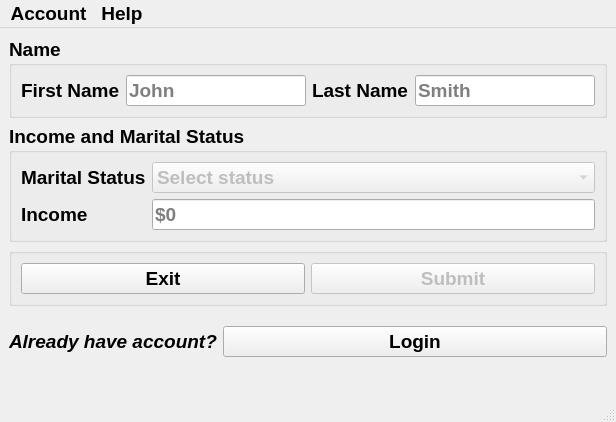
<?xml version="1.0" encoding="UTF-8"?>
<ui version="4.0">
 <class>MainWindow</class>
 <widget class="QMainWindow" name="MainWindow">
  <property name="geometry">
   <rect>
    <x>0</x>
    <y>0</y>
    <width>616</width>
    <height>422</height>
   </rect>
  </property>
  <property name="maximumSize">
   <size>
    <width>16777215</width>
    <height>16777215</height>
   </size>
  </property>
  <property name="font">
   <font>
    <pointsize>14</pointsize>
    <bold>true</bold>
   </font>
  </property>
  <property name="windowTitle">
   <string>TaxiCal</string>
  </property>
  <property name="windowIcon">
   <iconset resource="../Icons/TaxiCal_Icons.qrc">
    <normaloff>:/Main/T.png</normaloff>:/Main/T.png</iconset>
  </property>
  <property name="tabShape">
   <enum>QTabWidget::TabShape::Rounded</enum>
  </property>
  <property name="unifiedTitleAndToolBarOnMac">
   <bool>true</bool>
  </property>
  <widget class="QWidget" name="centralwidget">
   <layout class="QFormLayout" name="formLayout_2">
    <item row="0" column="0" colspan="2">
     <widget class="QGroupBox" name="gb_Name">
      <property name="font">
       <font>
        <pointsize>14</pointsize>
        <bold>true</bold>
       </font>
      </property>
      <property name="title">
       <string>Name</string>
      </property>
      <layout class="QHBoxLayout" name="horizontalLayout">
       <item>
        <widget class="QLabel" name="lb_FirstName">
         <property name="font">
          <font>
           <pointsize>14</pointsize>
           <bold>true</bold>
          </font>
         </property>
         <property name="text">
          <string>First Name</string>
         </property>
        </widget>
       </item>
       <item>
        <widget class="QLineEdit" name="le_FirstName">
         <property name="placeholderText">
          <string>John</string>
         </property>
        </widget>
       </item>
       <item>
        <widget class="QLabel" name="lb_LastName">
         <property name="font">
          <font>
           <pointsize>14</pointsize>
           <bold>true</bold>
          </font>
         </property>
         <property name="text">
          <string>Last Name</string>
         </property>
        </widget>
       </item>
       <item>
        <widget class="QLineEdit" name="le_LastName">
         <property name="text">
          <string/>
         </property>
         <property name="placeholderText">
          <string>Smith</string>
         </property>
        </widget>
       </item>
      </layout>
     </widget>
    </item>
    <item row="1" column="0" colspan="2">
     <widget class="QGroupBox" name="gb_IncomeAndStatus">
      <property name="font">
       <font>
        <pointsize>14</pointsize>
        <bold>true</bold>
       </font>
      </property>
      <property name="title">
       <string>Income and Marital Status</string>
      </property>
      <layout class="QFormLayout" name="formLayout">
       <item row="0" column="0">
        <widget class="QLabel" name="lb_MaritalStatus">
         <property name="text">
          <string>Marital Status</string>
         </property>
        </widget>
       </item>
       <item row="0" column="1">
        <widget class="QComboBox" name="cb_Status">
         <property name="enabled">
          <bool>false</bool>
         </property>
         <item>
          <property name="text">
           <string>Select status</string>
          </property>
         </item>
         <item>
          <property name="text">
           <string>Single</string>
          </property>
         </item>
         <item>
          <property name="text">
           <string>Married (Joint Account)</string>
          </property>
         </item>
         <item>
          <property name="text">
           <string>Married (No Joint Account)</string>
          </property>
         </item>
        </widget>
       </item>
       <item row="1" column="0">
        <widget class="QLabel" name="lb_Income">
         <property name="text">
          <string>Income</string>
         </property>
        </widget>
       </item>
       <item row="1" column="1">
        <widget class="QLineEdit" name="le_Income">
         <property name="placeholderText">
          <string>$0</string>
         </property>
        </widget>
       </item>
      </layout>
     </widget>
    </item>
    <item row="2" column="0" colspan="2">
     <widget class="QGroupBox" name="groupBox">
      <property name="title">
       <string/>
      </property>
      <layout class="QGridLayout" name="gridLayout">
       <item row="0" column="0">
        <widget class="QPushButton" name="pb_Exit">
         <property name="font">
          <font>
           <pointsize>14</pointsize>
           <bold>true</bold>
          </font>
         </property>
         <property name="text">
          <string>Exit</string>
         </property>
         <property name="icon">
          <iconset resource="../Icons/TaxiCal_Icons.qrc">
           <normaloff>:/Buttons/Cross.png</normaloff>:/Buttons/Cross.png</iconset>
         </property>
        </widget>
       </item>
       <item row="0" column="1">
        <widget class="QPushButton" name="pb_Submit">
         <property name="enabled">
          <bool>false</bool>
         </property>
         <property name="font">
          <font>
           <pointsize>14</pointsize>
           <bold>true</bold>
          </font>
         </property>
         <property name="text">
          <string>Submit</string>
         </property>
         <property name="icon">
          <iconset resource="../Icons/TaxiCal_Icons.qrc">
           <normaloff>:/Buttons/submit.png</normaloff>:/Buttons/submit.png</iconset>
         </property>
         <property name="default">
          <bool>true</bool>
         </property>
        </widget>
       </item>
      </layout>
     </widget>
    </item>
    <item row="3" column="0" colspan="2">
     <spacer name="verticalSpacer">
      <property name="orientation">
       <enum>Qt::Orientation::Vertical</enum>
      </property>
      <property name="sizeHint" stdset="0">
       <size>
        <width>20</width>
        <height>40</height>
       </size>
      </property>
     </spacer>
    </item>
    <item row="4" column="0">
     <widget class="QLabel" name="lb_LoginQuestion">
      <property name="font">
       <font>
        <pointsize>14</pointsize>
        <italic>true</italic>
        <bold>true</bold>
       </font>
      </property>
      <property name="text">
       <string>Already have account?</string>
      </property>
     </widget>
    </item>
    <item row="4" column="1">
     <widget class="QPushButton" name="pb_Login">
      <property name="font">
       <font>
        <pointsize>14</pointsize>
        <bold>true</bold>
       </font>
      </property>
      <property name="text">
       <string>Login</string>
      </property>
      <property name="icon">
       <iconset resource="../Icons/TaxiCal_Icons.qrc">
        <normaloff>:/Buttons/Credentials.png</normaloff>:/Buttons/Credentials.png</iconset>
      </property>
     </widget>
    </item>
    <item row="5" column="0">
     <widget class="QLabel" name="lb_Messege">
      <property name="styleSheet">
       <string notr="true">color: red;</string>
      </property>
      <property name="text">
       <string/>
      </property>
     </widget>
    </item>
   </layout>
  </widget>
  <widget class="QMenuBar" name="menubar">
   <property name="geometry">
    <rect>
     <x>0</x>
     <y>0</y>
     <width>616</width>
     <height>33</height>
    </rect>
   </property>
   <widget class="QMenu" name="menuAccount">
    <property name="title">
     <string>Account</string>
    </property>
    <widget class="QMenu" name="menuRegistered">
     <property name="title">
      <string>Registered</string>
     </property>
     <addaction name="actionAccount_1"/>
    </widget>
    <addaction name="actionNew_Account"/>
    <addaction name="menuRegistered"/>
    <addaction name="separator"/>
    <addaction name="actionAccount_Manager"/>
   </widget>
   <widget class="QMenu" name="menuHelp">
    <property name="title">
     <string>Help</string>
    </property>
    <addaction name="actionAbout"/>
    <addaction name="actionUpdate"/>
   </widget>
   <addaction name="menuAccount"/>
   <addaction name="menuHelp"/>
  </widget>
  <widget class="QStatusBar" name="statusbar"/>
  <action name="actionNew_Account">
   <property name="checkable">
    <bool>true</bool>
   </property>
   <property name="checked">
    <bool>true</bool>
   </property>
   <property name="text">
    <string>New Account</string>
   </property>
  </action>
  <action name="actionAccount_1">
   <property name="checkable">
    <bool>true</bool>
   </property>
   <property name="enabled">
    <bool>false</bool>
   </property>
   <property name="text">
    <string>Account 1</string>
   </property>
  </action>
  <action name="actionAccount_Manager">
   <property name="icon">
    <iconset resource="../Icons/TaxiCal_Icons.qrc">
     <normaloff>:/Main/Account.png</normaloff>:/Main/Account.png</iconset>
   </property>
   <property name="text">
    <string>Account Manager</string>
   </property>
  </action>
  <action name="actionAbout">
   <property name="icon">
    <iconset resource="../Icons/TaxiCal_Icons.qrc">
     <normaloff>:/Buttons/About.png</normaloff>:/Buttons/About.png</iconset>
   </property>
   <property name="text">
    <string>About</string>
   </property>
  </action>
  <action name="actionUpdate">
   <property name="text">
    <string>Update</string>
   </property>
  </action>
 </widget>
 <tabstops>
  <tabstop>le_FirstName</tabstop>
  <tabstop>le_LastName</tabstop>
  <tabstop>cb_Status</tabstop>
  <tabstop>le_Income</tabstop>
  <tabstop>pb_Submit</tabstop>
  <tabstop>pb_Exit</tabstop>
  <tabstop>pb_Login</tabstop>
 </tabstops>
 <resources>
  <include location="../Icons/TaxiCal_Icons.qrc"/>
 </resources>
 <connections/>
</ui>
